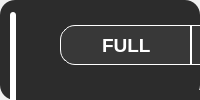
    <widget class="QWidget" name="ScanningPage">
     <layout class="QVBoxLayout" name="verticalLayout_2">
      <property name="spacing">
       <number>0</number>
      </property>
      <property name="leftMargin">
       <number>0</number>
      </property>
      <property name="topMargin">
       <number>0</number>
      </property>
      <property name="rightMargin">
       <number>0</number>
      </property>
      <property name="bottomMargin">
       <number>0</number>
      </property>
      <item>
       <widget class="QFrame" name="scanning_main_menu">
        <property name="styleSheet">
         <string notr="true">background-color: #2C2C2C;
border-radius: 15px;</string>
        </property>
        <property name="frameShape">
         <enum>QFrame::StyledPanel</enum>
        </property>
        <property name="frameShadow">
         <enum>QFrame::Raised</enum>
        </property>
        <widget class="QFrame" name="scanning_white_left_line">
         <property name="geometry">
          <rect>
           <x>10</x>
           <y>12</y>
           <width>6</width>
           <height>340</height>
          </rect>
         </property>
         <property name="styleSheet">
          <string notr="true">background-color: #FFF;
border-radius: 3px;</string>
         </property>
         <property name="frameShape">
          <enum>QFrame::StyledPanel</enum>
         </property>
         <property name="frameShadow">
          <enum>QFrame::Raised</enum>
         </property>
        </widget>
        <widget class="QFrame" name="scanning_top_menu">
         <property name="geometry">
          <rect>
           <x>60</x>
           <y>20</y>
           <width>395</width>
           <height>51</height>
          </rect>
         </property>
         <property name="frameShape">
          <enum>QFrame::StyledPanel</enum>
         </property>
         <property name="frameShadow">
          <enum>QFrame::Raised</enum>
         </property>
         <layout class="QHBoxLayout" name="horizontalLayout_19">
          <property name="spacing">
           <number>0</number>
          </property>
          <property name="leftMargin">
           <number>0</number>
          </property>
          <property name="topMargin">
           <number>0</number>
          </property>
          <property name="rightMargin">
           <number>0</number>
          </property>
          <property name="bottomMargin">
           <number>0</number>
          </property>
          <item>
           <widget class="QRadioButton" name="scanning_choose_btn_full">
            <property name="minimumSize">
             <size>
              <width>131</width>
              <height>40</height>
             </size>
            </property>
            <property name="maximumSize">
             <size>
              <width>131</width>
              <height>40</height>
             </size>
            </property>
            <property name="font">
             <font>
              <family>Segoe UI</family>
              <pointsize>14</pointsize>
              <weight>75</weight>
              <bold>true</bold>
             </font>
            </property>
            <property name="styleSheet">
             <string notr="true">QRadioButton {	
	background-color: #383838;
	border-radius: 0px;
	border-top-left-radius: 15px;
	border-bottom-left-radius: 15px;
	border: 1px solid #FFF;
	color: #FFF;
}

QRadioButton:hover{
	background-color: #3C3C3C;
}

QRadioButton::indicator {
	width: 35px;
	height: 1px;
	background-color: #383838;
}

QRadioButton:checked {
	border: 1px solid #BD93F9;	
	color: #BD93F9;
}
</string>
            </property>
            <property name="text">
             <string>FULL</string>
            </property>
           </widget>
          </item>
          <item>
           <widget class="QRadioButton" name="scanning_choose_btn_folder">
            <property name="minimumSize">
             <size>
              <width>131</width>
              <height>40</height>
             </size>
            </property>
            <property name="maximumSize">
             <size>
              <width>131</width>
              <height>40</height>
             </size>
            </property>
            <property name="font">
             <font>
              <family>Segoe UI</family>
              <pointsize>14</pointsize>
              <weight>75</weight>
              <bold>true</bold>
             </font>
            </property>
            <property name="styleSheet">
             <string notr="true">QRadioButton {	
	background-color: #383838;
	border-radius: 0px;
	border: 1px solid #FFF;
	color: #FFF;
}

QRadioButton:hover{
	background-color: #3C3C3C;
}

QRadioButton::indicator {
	width: 22px;
	height: 1px;
	background-color: #383838;
}

QRadioButton:checked {
	border: 1px solid #BD93F9;	
	color: #BD93F9;
}</string>
            </property>
            <property name="text">
             <string>FOLDER</string>
            </property>
           </widget>
          </item>
          <item>
           <widget class="QRadioButton" name="scanning_choose_btn_file">
            <property name="minimumSize">
             <size>
              <width>131</width>
              <height>40</height>
             </size>
            </property>
            <property name="maximumSize">
             <size>
              <width>131</width>
              <height>40</height>
             </size>
            </property>
            <property name="font">
             <font>
              <family>Segoe UI</family>
              <pointsize>14</pointsize>
              <weight>75</weight>
              <bold>true</bold>
             </font>
            </property>
            <property name="styleSheet">
             <string notr="true">QRadioButton {	
	background-color: #383838;
	border-radius: 0px;
	border-top-right-radius: 15px;
	border-bottom-right-radius: 15px;
	border: 1px solid #FFF;
	color: #FFF;
}

QRadioButton:hover{
	background-color: #3C3C3C;
}

QRadioButton::indicator {
	width: 37px;
	height: 1px;
	background-color: #383838;
}

QRadioButton:checked {
	border: 1px solid #BD93F9;	
	color: #BD93F9;
}
</string>
            </property>
            <property name="text">
             <string>FILE</string>
            </property>
           </widget>
          </item>
         </layout>
        </widget>
        <widget class="QWidget" name="layoutWidget">
         <property name="geometry">
          <rect>
           <x>170</x>
           <y>90</y>
           <width>181</width>
           <height>181</height>
          </rect>
         </property>
         <layout class="QVBoxLayout" name="scanning_progress_bar_widget">
          <property name="spacing">
           <number>0</number>
          </property>
         </layout>
        </widget>
        <widget class="QPushButton" name="scanning_start_btn">
         <property name="geometry">
          <rect>
           <x>161</x>
           <y>290</y>
           <width>193</width>
           <height>40</height>
          </rect>
         </property>
         <property name="minimumSize">
          <size>
           <width>193</width>
           <height>40</height>
          </size>
         </property>
         <property name="maximumSize">
          <size>
           <width>193</width>
           <height>40</height>
          </size>
         </property>
         <property name="font">
          <font>
           <family>Segoe UI</family>
           <pointsize>14</pointsize>
           <weight>75</weight>
           <bold>true</bold>
          </font>
         </property>
         <property name="styleSheet">
          <string notr="true">QPushButton {
	background-color: #383838;
	border-radius: 10px;
	color: #FFF;
}

QPushButton:hover{
	background-color: #3C3C3C;
}
</string>
         </property>
         <property name="text">
          <string>SCAN</string>
         </property>
        </widget>
        <widget class="QLabel" name="scanning_logo">
         <property name="geometry">
          <rect>
           <x>510</x>
           <y>0</y>
           <width>341</width>
           <height>361</height>
          </rect>
         </property>
         <property name="styleSheet">
          <string notr="true">background: transparent;
background-position: center;
background-repeat: no-repeat;</string>
         </property>
         <property name="text">
          <string/>
         </property>
         <property name="pixmap">
          <pixmap resource="imgs.qrc">:/general/imgs/general/SpectrumLogo.png</pixmap>
         </property>
        </widget>
        <widget class="QFrame" name="scanning_secret_way">
         <property name="geometry">
          <rect>
           <x>760</x>
           <y>47</y>
           <width>53</width>
           <height>47</height>
          </rect>
         </property>
         <property name="styleSheet">
          <string notr="true">background: none;</string>
         </property>
         <property name="frameShape">
          <enum>QFrame::StyledPanel</enum>
         </property>
         <property name="frameShadow">
          <enum>QFrame::Raised</enum>
         </property>
        </widget>
       </widget>
      </item>
     </layout>
    </widget>
